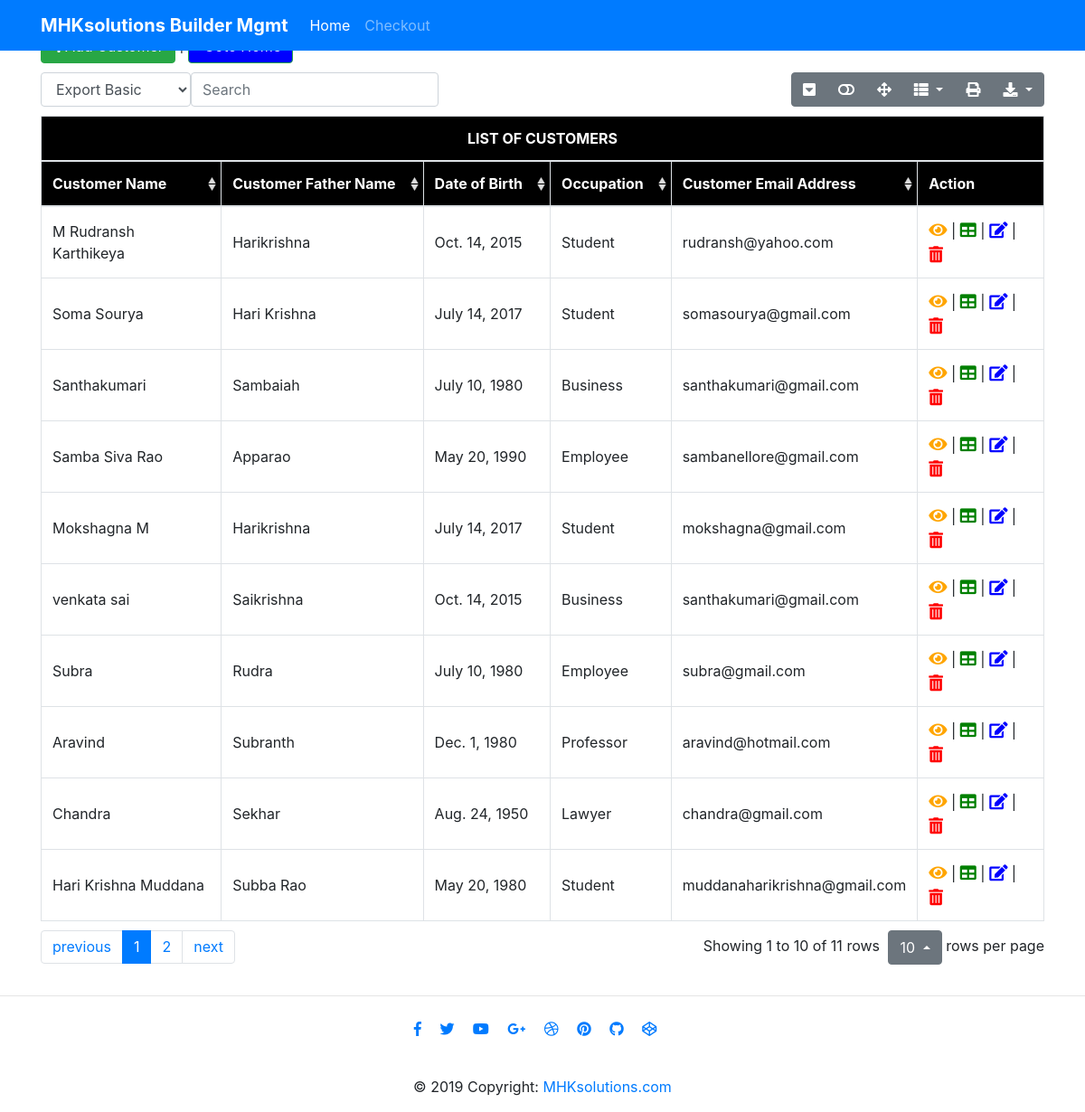
/customerlist/, run on the app's committed database.
### customerapp/models.py (models this page shows, shortened)
class Customer(models.Model):
    name=models.CharField(max_length=64)
    father=models.CharField(max_length=64)
    dob=models.DateField()
    Occupation=models.CharField(max_length=64)
    mailid=models.EmailField()

### customerapp/views.py (the view)
# urls.py: url(r'^customerlist/', views.CustomerListView.as_view(),name='customers'),
class CustomerListView(ListView):
    model=Customer

### templates/customerapp/customer_list.html (shortened to what this page needs)
<!DOCTYPE html>
{%extends 'customerapp/index.html'%}
{%block content%}
  <div class="container mt-2 mb-2">
    <div id="toolbar" class="select">
      <select class="form-control">
        <option value="">Export Basic</option>
      </select>
    </div>
    <table
          id="table"
          data-toggle="table"
          data-pagination="true"
          data-search="true"
          data-search-align="left"
          data-toolbar="#toolbar"
          data-show-print="true"
          data-show-export="true"
          data-click-to-select="true"
          data-show-columns="true"
          data-show-toggle="true"
          data-show-fullscreen="true"
          data-show-pagination="ture"
          data-show-pagination-switch="true"
          data-pagination-pre-text="previous"
          data-pagination-next-text="next"
          data-pagination-h-align="left"
          data-pagination-detail-h-align="right"
          data-page-list="[10, 20, 30, 40, 50, All]">
      <thead id="table-head">
        <tr>
          <th colspan="7" data-align="center">LIST OF CUSTOMERS</th>
        </tr>
        <tr>
          <th data-field="name" data-sortable="true" data-switchable="false">Customer Name</th>
          <th data-field="father" data-sortable="true" data-switchable="false">Customer Father Name</th>
          <th data-field="dob" data-sortable="true">Date of Birth</th>
          <th data-field="Occupation" data-sortable="true">Occupation</th>
          <th data-field="mailid" data-sortable="true">Customer Email Address</th>
          <th data-sortable="false">Action</th>
        </tr>
      </thead>
      <tbody>
        {%for customer in customer_list%}
      <tr>
        <td>{{customer.name}}</td>
        <td>{{customer.father|title}}</td>
        <td>{{customer.dob}}</td>
        <td>{{customer.Occupation|title}}</td>
        <td>{{customer.mailid}}</td>
        <td>
            <a class="" id="iconbtneye" href="/customerdetails/{{customer.id}}" title="View" tooltip><i class="fas fa-eye"></i></a>&nbsp|
            <a class="" id="iconbtnstate" href="/"title="Statement" tooltip><i class="fas fa-table"></i></a>&nbsp|
            <a class="" id="iconbtnedit" href="/update/{{customer.id}}" title="Edit" tooltip><i class="fas fa-edit"></i></a>&nbsp|
            <a class="" id="iconbtnbin" href="/delete/{{customer.id}}"title="Delete" tooltip><i class="fas fa-trash-alt"></i></a></td>
      </tr>
        {%endfor%}
      </tbody>
      <div class="buttons">
        <a class="btn btn-success" id="btn-create" href="/create" title="Add Customer" tooltip>Add Customer</a>&nbsp|
        <a class="btn btn-success" id="btn-home" href="/"> Goto Home</a>
      </div>
    </table>
  </div>
{%endblock%}

### templates/customerapp/index.html (shortened to what this page needs)
<!DOCTYPE html>
{% load static %}
<html lang="en" dir="ltr">
  <head>
    <link rel="stylesheet" href="https://cdn.datatables.net/1.10.21/css/jquery.dataTables.min.css">
    <link rel="stylesheet" href="https://cdn.datatables.net/buttons/1.6.2/css/buttons.dataTables.min.css">
    <link rel="stylesheet" href="https://maxcdn.bootstrapcdn.com/bootstrap/4.0.0/css/bootstrap.min.css">
    <link href="https://use.fontawesome.com/releases/v5.6.3/css/all.css" rel="stylesheet">
    <link rel="stylesheet" href="https://cdn.datatables.net/1.10.20/css/jquery.dataTables.min.css">
    <link href="https://stackpath.bootstrapcdn.com/bootstrap/4.3.1/css/bootstrap.min.css" rel="stylesheet">
    <link href="https://use.fontawesome.com/releases/v5.6.3/css/all.css" rel="stylesheet">
    <link rel="stylesheet" href="{%static "css/bootstrap-table.min.css"%}"> -->
    <link rel="stylesheet" href="{%static "css/mystyles.css"%}">
  </head>
  <nav class="navbar fixed-top navbar-expand-lg navbar-dark bg-primary scrolling-navbar">
      <div class="container">
        <a class="navbar-brand waves-effect" href="/">
          <strong class="white-text">MHKsolutions Builder Mgmt</strong>
        </a>
        <div class="collapse navbar-collapse" id="navbarSupportedContent">
          <ul class="navbar-nav mr-auto">
             <li class="nav-item active">
              <a class="nav-link waves-effect" href="/">Home<span class="sr-only">(current)</span></a>
            </li>
            <li class="nav-item">
              <a class="nav-link waves-effect" href="/">Checkout</a>
            </li>
          </ul>
        </div>
      </div>
    </nav>
  <body>
    {%block content%}
    {%endblock%}
  </body>
  <footer class="page-footer text-center font-small mt-4 wow fadeIn">
      <hr class="my-4">
      <div class="pb-4">
        <a href="https://www.facebook.com/mdbootstrap" target="_blank">
          <i class="fab fa-facebook-f mr-3"></i>
        </a>
        <a href="https://twitter.com/MDBootstrap" target="_blank">
          <i class="fab fa-twitter mr-3"></i>
        </a>
        <a href="https://www.youtube.com/watch?v=7MUISDJ5ZZ4" target="_blank">
          <i class="fab fa-youtube mr-3"></i>
        </a>
        <a href="https://plus.google.com/u/0/b/107863090883699620484" target="_blank">
          <i class="fab fa-google-plus-g mr-3"></i>
        </a>
        <a href="https://dribbble.com/mdbootstrap" target="_blank">
          <i class="fab fa-dribbble mr-3"></i>
        </a>
        <a href="https://pinterest.com/mdbootstrap" target="_blank">
          <i class="fab fa-pinterest mr-3"></i>
        </a>
        <a href="https://github.com/mdbootstrap/bootstrap-material-design" target="_blank">
          <i class="fab fa-github mr-3"></i>
        </a>
        <a href="http://codepen.io/mdbootstrap/" target="_blank">
          <i class="fab fa-codepen mr-3"></i>
        </a>
      </div>
      <div class="footer-copyright py-3">
        © 2019 Copyright:
        <a href="https://mdbootstrap.com/education/bootstrap/" target="_blank"> MHKsolutions.com </a>
      </div>
    </footer>
</html>

### static/css/mystyles.css (style rules this page uses)
#table-head { background-color: black; column-width: auto; color: white; }
#btn-home { margin-bottom: : 25px; background-color: blue; color: white; }
#iconbtneye { color: orange; font-size: 18px; }
#iconbtnedit { color: blue; font-size: 18px; }
#iconbtnbin { color: red; font-size: 18px; }
#iconbtnstate { color: green; font-size: 18px; }

### data on the page
Customer: name "M Rudransh Karthikeya", father "Harikrishna", dob "Oct. 14, 2015", Occupation "Student", mailid "rudransh@yahoo.com"
Customer: name "Soma Sourya", father "Hari Krishna", dob "July 14, 2017", Occupation "Student", mailid "somasourya@gmail.com"
Customer: name "Santhakumari", father "Sambaiah", dob "July 10, 1980", Occupation "Business", mailid "santhakumari@gmail.com"
Customer: name "Samba Siva Rao", father "Apparao", dob "May 20, 1990", Occupation "Employee", mailid "sambanellore@gmail.com"
Customer: name "Mokshagna M", father "Harikrishna", dob "July 14, 2017", Occupation "Student", mailid "mokshagna@gmail.com"
Customer: name "venkata sai", father "Saikrishna", dob "Oct. 14, 2015", Occupation "Business", mailid "santhakumari@gmail.com"
Customer: name "Subra", father "Rudra", dob "July 10, 1980", Occupation "Employee", mailid "subra@gmail.com"
Customer: name "Aravind", father "Subranth", dob "Dec. 1, 1980", Occupation "Professor", mailid "aravind@hotmail.com"
Customer: name "Chandra", father "Sekhar", dob "Aug. 24, 1950", Occupation "Lawyer", mailid "chandra@gmail.com"
Customer: name "Hari Krishna Muddana", father "Subba Rao", dob "May 20, 1980", Occupation "Student", mailid "muddanaharikrishna@gmail.com"
